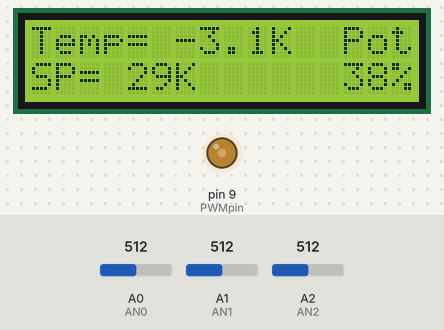
This sketch was run on a simulated Arduino Uno, built with avr-gcc and run on an emulated ATmega328P. Parts: 16×2 character LCD, output pins drawn as LEDs (lit = HIGH). The inputs (shaded band) are chosen by the test bench; at power-on: A0 (AN0) = 512, A2 (AN2) = 512, A1 (AN1) = 512. Pins used as bus, display or sensor lines are not drawn.

Above: at 1.2 s.
1.3 s: A0 (AN0) set to 122
At 2.11 s:
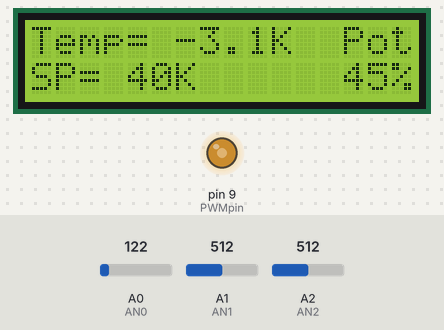
3.0 s: A2 (AN2) set to 138
4.5 s: A2 (AN2) set to 121
At 5.11 s:
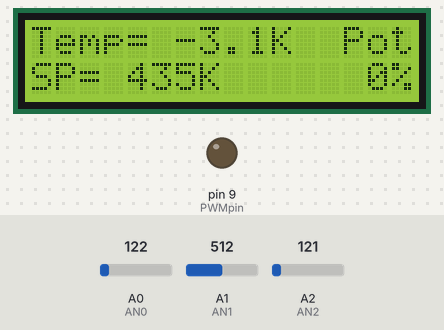
6.3 s: A1 (AN1) set to 122
7.8 s: A0 (AN0) set to 306
At 8.01 s:
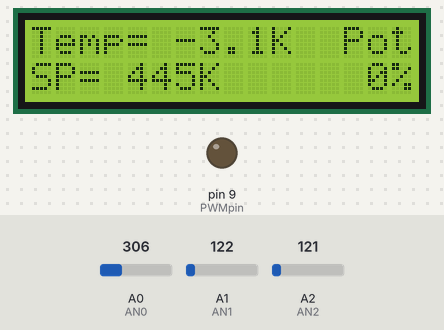
10.5 s: A2 (AN2) set to 306
At 15.5 s:
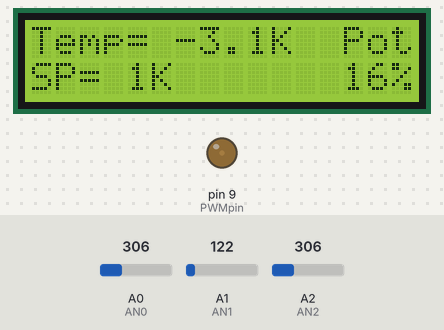
Timing chart, 0 to 15.7 s (numbered marks = the images above; inputs shaded):
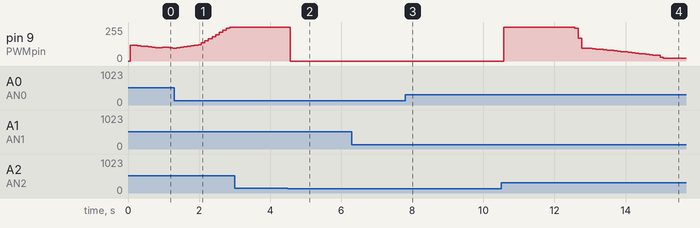

The sketch:

CODIGO_ARDUINO_TFG_ISOM.ino
```cpp
// Codigo para el controlador de temperatura PI del criostato
// Paula Sanchez Almagro
// TFG 2021
// ETSIT ISOM UPM


//*****************************************   SECCION 1   *****************************************
// Librerias empleadas
#include <LiquidCrystal.h>
#include <SPI.h>

// Constantes para control PI
#define Kp 3.00       // Definicion de constante para el control proporcional
#define Ki 0.01       // Definicion de constante para el control integral


// Constantes y variable de control para el manejo de los botones del display
#define CICLOS_PULSACION1 1   // Umbral para evitar rebotes y aumentar/disminuir set-point de 1 en 1
#define CICLOS_PULSACION2 20  // Umbral para aumentar/disminuir set-point de 5 en 5
#define CICLOS_PULSACION3 30  // Umbral para aumentar/disminuir set-point de 10 en 10
#define CICLOS_PULSACION4 40  // Umbral para aumentar/disminuir set-point de 25 en 25
#define CICLOS_PULSACION5 50  // Umbral limite en el aumento/disminucion del set-point de 25 en 25
int n_ciclos =0;              // Contador de ciclos de pulsacion de los botones

// Pines del convertidor A/D (entrada de datos al ARDUINO)
const byte DAT = 12;      // SPI MISO Pin
const byte CLK = 13;      // SPI Clock Pin
const byte CS = 10;       // SPI SS Pin (Chip Select)

// Pines display LCD
LiquidCrystal lcd = LiquidCrystal(3, 2, 4, 5, 6, 7);

// Tabla tension-temperatura del diodo del criostato para corriente de polarización de 100 uA
// float tabla_diodo_tension[]={1.7589, 1.7539, 1.6876, 1.5852, 1.4576, 1.3125, 1.1885, 1.1120, 1.0875, 1.0743, 1.0635, 1.054, 1.0446, 1.0356, 1.0264, 1.0169, 1.0073, 0.9976, 0.9877, 0.9777, 0.9676, 0.9574, 0.9472, 0.9368, 0.9264, 0.9159, 0.9053, 0.8947, 0.8840, 0.8733, 0.8624, 0.8516, 0.8406, 0.8296, 0.8186, 0.8074, 0.7963, 0.7851, 0.7738, 0.7625, 0.7512, 0.7398, 0.7285, 0.7171, 0.7057, 0.6944, 0.6830, 0.6717, 0.6604, 0.6492, 0.6380, 0.6268, 0.6158, 0.6047, 0.5938, 0.5829, 0.5721, 0.5613, 0.5506, 0.5399};
// float tabla_diodo_temperatura[]={4, 5, 10, 15, 20, 25, 30, 35, 40, 45, 50, 55, 60, 65, 70, 75, 80, 85, 90, 95, 100, 105, 110, 115, 120, 125, 130, 135, 140, 145, 150, 155, 160, 165, 170, 175, 180, 185, 190, 195, 200, 205, 210, 215, 220, 225, 230, 235, 240, 245, 250, 255, 260, 265, 270, 275, 280, 285, 290, 295};

// Tabla tension-temperatura del diodo del criostato para corriente de polarización de 10 uA
//float tabla_diodo_tension[]={1.800000,1.612400,1.395600,1.271200,1.175900,1.111400,1.101400,1.093300,1.085500,1.077600,1.069600,1.061300,1.053000,1.044600,1.036100,1.027600,1.019000,1.010200,1.001400,0.992400,0.983200,0.974000,0.964600,0.955200,0.945700,0.935900,0.926100,0.916200,0.906200,0.896200,0.886000,0.875800,0.865500,0.855100,0.844600,0.834100,0.823500,0.812900,0.802100,0.791400,0.780600,0.769800,0.758900,0.747900,0.736900,0.725900,0.714800,0.703700,0.692600,0.681400,0.670200,0.659000,0.647700,0.636500,0.625100,0.613800,0.602400,0.591000,0.579600,0.568200,0.556700,0.545200,0.533700,0.522200,0.510700,0.499200,0.487600,0.476000,0.464400,0.452800,0.441100,0.429500,0.417800,0.406100,0.394400,0.382600,0.370900,0.359100,0.347300,0.335500,0.323700,0.311800,0.299900,0.288000,0.276100,0.264200,0.252300,0.240300};
//float tabla_diodo_temperatura[]={0,5,10,15,20,25,30,35,40,45,50,55,60,65,70,75,80,85,90,95,100,105,110,115,120,125,130,135,140,145,150,155,160,165,170,175,180,185,190,195,200,205,210,215,220,225,230,235,240,245,250,255,260,265,270,275,280,285,290,295,300,305,310,315,320,325,330,335,340,345,350,355,360,365,370,375,380,385,390,395,400,405,410,415,420,425,430,435};

// Tabla tensión-temperatura del diodo nuevo para corriente de 100 uA recalibrada
float tabla_diodo_tension[]={1.800000,1.612400,1.395600,1.271200,1.175900,1.111400,1.101400,1.093300,1.085500,1.077600,1.069600,1.061300,1.053000,1.044600,1.036100,1.027600,1.019000,1.010200,1.001400,0.992400,0.983200,0.974000,0.964600,0.955200,0.945700,0.935900,0.926100,0.916200,0.906200,0.896200,0.886000,0.875800,0.865500,0.855100,0.844600,0.834100,0.823500,0.812900,0.802100,0.791400,0.780600,0.769800,0.758900,0.747900,0.736900,0.725900,0.714800,0.703700,0.692600,0.681400,0.670200,0.659000,0.647700,0.636500,0.625100,0.613800,0.602400,0.591000,0.579600,0.568200,0.556700,0.545200,0.533700,0.522200,0.510700,0.499200,0.487600,0.476000,0.464400,0.452800,0.441100,0.429500,0.417800,0.406100,0.394400,0.382600,0.370900,0.359100,0.347300,0.335500,0.323700,0.311800,0.299900,0.288000,0.276100,0.264200,0.252300,0.240300};
float tabla_diodo_temperatura[]={5.04,10.64,16.24,21.84,27.44,33.04,38.64,44.24,49.84,55.44,61.04,66.64,72.24,77.84,83.44,89.04,94.64,100.24,105.84,111.44,117.04,122.64,128.24,133.84,139.44,145.04,150.64,156.24,161.84,167.44,173.04,178.64,184.24,189.84,195.44,201.04,206.64,212.24,217.84,223.44,229.04,234.64,240.24,245.84,251.44,257.04,262.64,268.24,273.84,279.44,285.04,290.64,296.24,301.84,307.44,313.04,318.64,324.24,329.84,335.44,341.04,346.64,352.24,357.84,363.44,369.04,374.64,380.24,385.84,391.44,397.04,402.64,408.24,413.84,419.44,425.04,430.64,436.24,441.84,447.44,453.04,458.64,464.24,469.84,475.44,481.04,486.64,492.24};

//Variables a utilizar en la funcion convertir
int i;                  // indice para recorrer el array de tensiones
int n;                  // Variable para guardar el indice del array que coincide con el intervalo buscado
float m;                // Pendiente de la recta de ajuste
float v0;               // Valor de tension que limita inferiormente el intervalo de tensiones en la que se encuentra
float t0;               // Valor de temperatura que limita inferiormente el intervalo de temperaturas en la que se encuentra

//Variables a utilizar en la funcion leer_tension
float leer_tension_del_ADC_mediante_SPI=0; // Tension en bornas real tras ajustar el valor de salida del conversor
int valorADC;           // Valor de salida del conversor
int msb;                // Bit mas significativo
int lsb;                // Bit menos significativo

int PWMpin=9;           // Definicion del pin de salida PWM

float valor_acum=0.0;   // Valor acumulado de la tension del diodo
int n_muest=0;          // Numero total de muestras leidas
float temperatura=0;    // Temperatura actual del criostato
float integral=0;       // Valor acumulado del error
float setpoint=40;      // Valor del set-point
int potencia=0;         // Valor de la potencia del calefactor
float a;
float b;

// Declaracion de los botones de usuario
int AN0=0;              // Boton para disminuir el setpoint
int AN1=1;              // Boton para aumentar el setpoint

//Activacion del control PI
int AN2=2;              // Valor analogico que indica el estado del pulsador que activa el control PI


//*****************************************   SECCION 2   *****************************************

// Funcion en la que se inicializan las librerias y se
// configuran los pines de entrada/salida y el estado
// incial de alguno de ellos
void setup() {
  Serial.begin(9600);

  lcd.begin(16, 2); //Inicializacion display lcd 16x2

  SPI.begin();      //Inicializacion libreria SPI

  //Configuracion de pines

  pinMode(DAT,INPUT);
  pinMode(CS,OUTPUT);

  // Se escribe el pin CS como LOW y depues en HIGH
  // porque el estado del pin de PWR ON se desconoce
  digitalWrite(CS,LOW);
  digitalWrite(CS,HIGH);

  digitalWrite(CLK,LOW);

  pinMode (PWMpin, OUTPUT);

  // Inicializacion de los botones de usuario
  pinMode (AN0, INPUT);
  pinMode (AN1, INPUT);
}

//*****************************************   SECCION 3   *****************************************

// Funcion que hace una conversion entre la tension medida en el diodo
// y la temperatura que le correspone segun la tabla anteriormente definida
float convertir(float tension_diodo){
  // Busqueda con las tablas dato los valores limites de intervalo de tension y temperatura en el que se encuentra
  for(i=1; i<87; i=i+1){
    if((tabla_diodo_tension[i]<tension_diodo) && (tension_diodo<= tabla_diodo_tension[i-1])){
     n=i;
    }
  }

  // Linealizacion del intervalo de tension y temperatura en el que se encuentra tension_diodo
  m=(tabla_diodo_temperatura[n]-tabla_diodo_temperatura[n-1])/(tabla_diodo_tension[n]-tabla_diodo_tension[n-1]);
  v0=tabla_diodo_tension[n-1];
  t0=tabla_diodo_temperatura[n-1];

  return (m*(tension_diodo-v0))+t0;
}

// Funcion que lee el valor de salida del conversor A/D
void leer_tension (){
  leer_tension_del_ADC_mediante_SPI=0;

  //Comunicacion SPI con MSB en primer lugar
  SPI.beginTransaction(SPISettings(1000000, MSBFIRST, SPI_MODE1));

  //Entre conversiones el pin CS debe estar activo a nivel alto
  digitalWrite(CS,LOW);
  msb = SPI.transfer(0x00);
  lsb = SPI.transfer(0x00);
  digitalWrite(CS,HIGH);
  SPI.endTransaction();
  valorADC=((((msb & 0x1F) << 8) | lsb)>>1);

  // Una vez se captura la infromacion del conversor, se ajusta multiplicando
  // el valor por los 5V de alimentacion del conversor y diviendo entre el
  // numero de niveles que se obtienen con los 12 bits del conversor (2^12=4096)
  // y la ganancia completa del bloque del amplificador diferencial (3.4)
  leer_tension_del_ADC_mediante_SPI= (float)valorADC*5/4096/3.4;

  //Buffers de acumulacion de los valores leidos y el numero de muestras tomadas
  valor_acum=valor_acum+leer_tension_del_ADC_mediante_SPI;
  n_muest++;
}

// Metodo de control PI
void control_pi ()  {
   float error;
   float valor_PI;

   // Reseteo de parametros si el interruptor de control esta desactivado
   if(analogRead(AN2)<127){
    potencia =0;
    integral=0;
    analogWrite(PWMpin, potencia);    // Se deja de generar el pwm que calienta el criostato
    return;
   }

   error=setpoint-temperatura;
   integral=integral+error;

   // integral solo acumula el error cuando la potencia no excede los limites superior o inferior
   if (potencia==0 && error<0){
     integral=integral-error;
   }
   if (potencia==255 && error>0){
     integral=integral-error;
   }

   // Formula para control PI
   valor_PI=Kp*error + Ki*integral;

   potencia=valor_PI;

   // No superar los limites
   if (potencia>255)
     potencia=255;
   if (potencia<0)
     potencia=0;

   // Actualizacion de la potencia de salida del controlador
   analogWrite(PWMpin, potencia);
}

// Funcion para actualizar la temperatura que se esta midiendo
void actualizar_temp (){

   // Si han transcurrido 10 bucles (1s) actualiza la temperatura, y aplica la correccion de offset
   if (n_muest==10){
     temperatura=((convertir (valor_acum/n_muest))* (253.4/261.5))-(4355/523);
     n_muest=0;
     valor_acum=0.0;

     // Refresco del display con la temperatura
      lcd.setCursor(0, 0);
      lcd.print("Temp= ");
      lcd.print(temperatura, 1);
      lcd.print("K  ");
      lcd.setCursor(0, 1);
      lcd.print("SP= ");
      lcd.print(setpoint, 0);
      lcd.print("K    ");
      lcd.setCursor(13, 0);
      lcd.print("Pot");

      //Cambiar que si pasa de 100 a 99 no se quede un numero de mas y actualiza el puntero de impresion de K aqui y en el SP

      // Refresco del valor en porcentaje de la potencia suminsitrada
      int potencia_porc= potencia*100/255;
      int cursor_lcd;
      if(potencia_porc<10){
        cursor_lcd=14;
        lcd.setCursor(12, 1);
        lcd.print("  ");
      }else if((10<=potencia_porc)&&(potencia_porc<100)){
        cursor_lcd=13;
        lcd.setCursor(12, 1);
        lcd.print(" ");
      }else{
        cursor_lcd=12;
      }
      lcd.setCursor(cursor_lcd, 1);
      lcd.print(potencia_porc);

      lcd.setCursor(15, 1);
      lcd.print("%");
     }
   }


void imprimir_SP (){
  if(setpoint<1){
        setpoint=1;
  }else if(setpoint>500){
        setpoint=500;
  }
  lcd.setCursor(0, 1);
  lcd.print("SP= ");
  lcd.print(setpoint, 0);
  lcd.print("K    ");
}

// Funcion de lectura de los botones para configurar el valor de set-point. Es
// sensible a los ciclos que se mantienen pulsados los botones aumentando la
// velocidad con la que aumenta/disminuye el valor de set-point
void leer_teclado(){
  if((analogRead(AN0)>127)||(analogRead(AN1)>127)){
    n_ciclos++;

    if(n_ciclos <= CICLOS_PULSACION1){
      return; // Evita rebotes
     } else if ((n_ciclos > CICLOS_PULSACION1)&&(n_ciclos <= CICLOS_PULSACION2)) {
      if(analogRead(AN0)>127){
        setpoint --;
        imprimir_SP();
        return;
      }

      if(analogRead(AN1)>127){
        setpoint++;
        imprimir_SP();
        return;
      }
    }else if((n_ciclos > CICLOS_PULSACION2)&&(n_ciclos <= CICLOS_PULSACION3)){
      if(analogRead(AN0)>127){
        setpoint = setpoint-5;
        imprimir_SP();
        return;
      }

      if(analogRead(AN1)>127){
        setpoint = setpoint +5;
        imprimir_SP();
        return;
      }
    }else if((n_ciclos > CICLOS_PULSACION3)&&(n_ciclos <= CICLOS_PULSACION4)){
      if(analogRead(AN0)>127){
        setpoint = setpoint-10;
        imprimir_SP();
        return;
      }

      if(analogRead(AN1)>127){
        setpoint = setpoint +10;
        imprimir_SP();
        return;
      }
    }else if((n_ciclos > CICLOS_PULSACION4)&&(n_ciclos <= CICLOS_PULSACION5)){
      if(analogRead(AN0)>127){
        setpoint = setpoint-25;
        imprimir_SP();
        return;
      }

      if(analogRead(AN1)>127){
        setpoint = setpoint +25;
        imprimir_SP();
        return;
      }
    }
 }
  n_ciclos=0;
}

//*****************************************   SECCION 4   *****************************************

void loop() {
  long sync = millis();

   leer_tension (); // Leer y acumular la tension del diodo
   leer_teclado (); // Manejo de botones
   actualizar_temp (); // Convertir tension a temperatura y actualizar el display
   control_pi ();   // Control PI

   // Ejecucion continua cada 100ms
   while (millis()-sync<100);
}
```

Measured:
- the behaviour switches between 127 and 126 on A2 (AN2) (found by bisection; images 1 and 2)
- after the input at 4.5 s, pin 9 (PWMpin): 255/255 → 0/255 after 0.07 s
- after the input at 6.3 s, every drawn part: stays the same
- after the input at 7.8 s, the display: changes after 0.17 s (image 3)
- after the input at 10.5 s, pin 9 (PWMpin): 0/255 → 255/255 after 0.07 s, → 244/255 2.0 s later, → 169/255 0.10 s later, → 95/255 0.10 s later, … (25 changes in this stretch)
